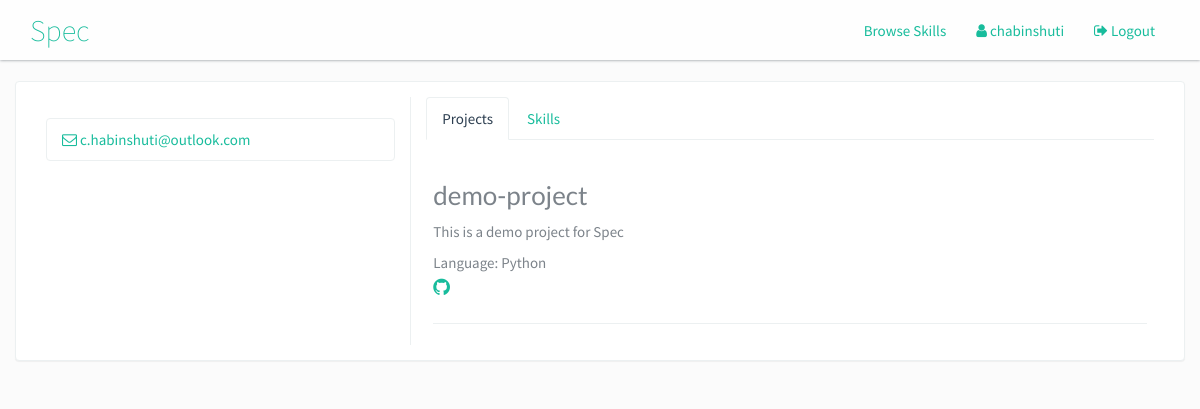
Page /chabinshuti/projects on the committed database.
### main/models.py (models this page shows, shortened)
class Project(models.Model):
    name = models.CharField(max_length=255)
    homepage = models.CharField(max_length=255, default='', null=True)
    url = models.CharField(max_length=255, default='', null=True)
    description = models.TextField(default='', null=True)
    provider = models.CharField(max_length=255)
    external_id = models.CharField(max_length=255)
    language = models.CharField(max_length=255, default='', null=True)
    profile = models.ForeignKey(Profile, on_delete=models.CASCADE)

### specprofile/views.py (the view)
def projects_view(request, username):
    user = get_object_or_404(User, username=username)
    profile = user.profile
    ctx = {
        'user': user,
        'profile': profile,
        'projects': profile.project_set.all()
    }
    return render(request, 'profile/projects.html', ctx)

### specprofile/templates/profile/projects.html (shortened to what this page needs)
{% extends 'main/layout/profile.html' %}
{% block projects_tab_active %}active{% endblock %}
{% block profile_content %}
{% if projects|length > 0 %}
    <div class="project-list">
    {% for project in projects %}
    <div class="project-list-item">
        <h3>{{ project.name }}</h3>
        {% if project.description %}
        <p>{{ project.description }}</p>
        {% else %}
        <p><em>No description available.</em></p>
        {% endif %}
        <div class="project-skills">
            {% if project.language %}
            Language: {{ project.language }}
            {% endif %}
        </div>
        <div class="project-links">
            {% if project.url %}
            <a href="{{ project.url }}" target="_blank" title="Project URL">
                <i class="fa fa-{{ project.provider }}"></i></a>
            {% endif %}
        </div>
    </div>
    <hr>
    {% endfor %}
    </div>
{% else %}
    <p>No projects found</p>
{% endif %}
{% endblock %}

### main/templates/main/layout/profile.html (shortened to what this page needs)
{% extends 'main/layout/base.html' %}
{% block content %}
<div class="container">
    <div class="row">
        <div class="panel panel-default">
            <div class="panel-body">
                <div class="col-md-4">
                    <div class="list-group">
                        <div class="list-group-item">
                            <a href="mailto:{{ user.email }}">
                                <i class="fa fa-envelope-o"></i> {{ user.email }}
                            </a>
                        </div>
                    </div>
                </div>
                <div class="col-md-8 profile-main-content">
                    <div class="nav nav-tabs">
                        <li class="{% block projects_tab_active %}{% endblock %}">
                            <a href="{% url 'profile:projects' user.username %}">Projects</a></li>
                        <li class="{% block skills_tab_active %}{% endblock %}">
                            <a href="{% url 'profile:skills' user.username %}">Skills</a></li>
                    </div>
                    <div class="profile-sub-content">
                        {% block profile_content %}{% endblock %}
                    </div>
                </div>
            </div>
        </div>
    </div>
</div>
{% endblock %}

### main/templates/main/layout/base.html (shortened to what this page needs)
{% extends 'main/layout/plain.html' %}
{% block body %}
<nav class="navbar navbar-default">
    <div class="container">
        <div class="navbar-header">
            <a class="navbar-brand logo" href="{% url 'home' %}">Spec</a>
        </div>
        <div class="collapse navbar-collapse">
            <ul class="nav navbar-nav navbar-right">
                <li><a href="{% url 'skills:home' %}">Browse Skills</a></li>
                {% if user and user.is_authenticated %}
                <li><a href="{% url 'profile:projects' user.username %}">
                    <i class="fa fa-user"></i> {{ user.username }}</a></li>
                <li><a href="{% url 'logout' %}"><i class="fa fa-sign-out"></i> Logout</a></li>
                {% else %}
                <li><a href="{% url 'auth' %}">
                    <i class="fa fa-login"></i> Sign In</a></li>
                {% endif %}
            </ul>
        </div>
    </div>
</nav>
{% block content %}{% endblock %}
{% endblock %}

### main/static/css/style.css (style rules this page uses)
body { font-family: 'Source Sans Pro', sans-serif; font-size: 15px; background-color: #fbfbfb; color: #7C838A; }
.navbar { border-radius:0px; background: rgba(255,255,255,0.7); box-shadow: 0px 0px 3px; }
.logo { font-weight: lighter; }
.navbar-brand { font-size: 2em; position:relative; top:-5px; }
.logo, a, a:hover, a:visited, a:focus, .navbar-default .navbar-brand, .navbar-default .navbar-brand:focus, .navbar-default .navbar-brand:hover, .navbar-default .navbar-nav>li>a, .navbar-default .navbar-nav>li>a:hover, .navbar-default .navbar-nav>li>a:focus { color: #18bc9c; }
.profile-main-content { border-left: 1px solid #ecf0f1; }
.profile-sub-content { padding-top:20px; padding-left:7px; padding-right:7px; text-align:justify; }
.project-list .project-links a { display: inline-block; font-size: 1.3em; margin-right:2px; }

### rows in the picture
Project: name "demo-project", description "This is a demo project for Spec", language "Python"

### other values in the picture
{{ user.username }} "chabinshuti"
{{ user.email }} "c.habinshuti@outlook.com"
